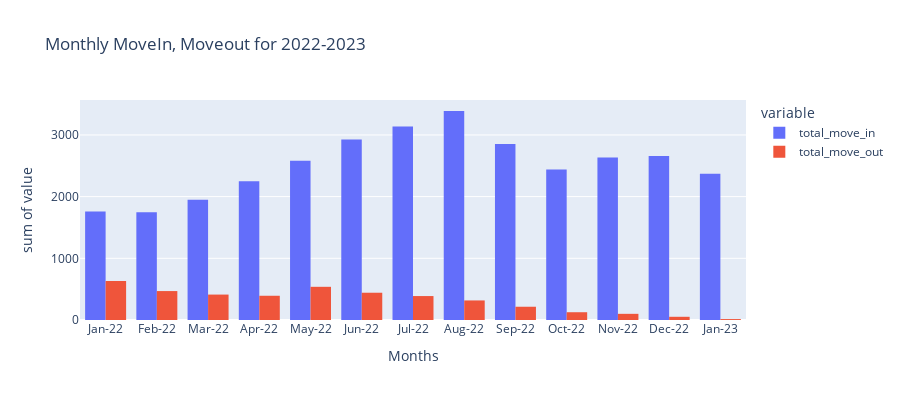

Write notebook code for a chart like this one.
### Code cell
fig = px.histogram(pandasDF, x="start_month_year", y=["total_move_in", "total_move_out" ], 
                   title='Monthly MoveIn, Moveout for 2022-2023',
                   labels={
                     "start_month_year": "Months",
                     "total_move_in": "MoveIn",
                     "total_move_out": "MoveOut"
                 },
                   barmode='group', height=400)
fig.show()

### Figure 1 — Plotly figure (JSON) as saved in the notebook; plotly's stock layout.template omitted (floating-point values rounded to 4 significant figures)
{"data": [{"alignmentgroup": "True", "bingroup": "x", "histfunc": "sum", "hovertemplate": "variable=total_move_in<br>Months=%{x}<br>sum of value=%{y}<extra></extra>", "legendgroup": "total_move_in", "marker": {"color": "#636efa", "pattern": {"shape": ""}}, "name": "total_move_in", "offsetgroup": "total_move_in", "orientation": "v", "showlegend": true, "type": "histogram", "x": ["Jan-22", "Feb-22", "Mar-22", "Apr-22", "May-22", "Jun-22", "Jul-22", "Aug-22", "Sep-22", "Oct-22", "Nov-22", "Dec-22", "Jan-23"], "xaxis": "x", "y": [1759, 1745, 1950, 2251, 2580, 2924, 3137, 3388, 2852, 2441, 2635, 2658, 2370], "yaxis": "y"}, {"alignmentgroup": "True", "bingroup": "x", "histfunc": "sum", "hovertemplate": "variable=total_move_out<br>Months=%{x}<br>sum of value=%{y}<extra></extra>", "legendgroup": "total_move_out", "marker": {"color": "#EF553B", "pattern": {"shape": ""}}, "name": "total_move_out", "offsetgroup": "total_move_out", "orientation": "v", "showlegend": true, "type": "histogram", "x": ["Jan-22", "Feb-22", "Mar-22", "Apr-22", "May-22", "Jun-22", "Jul-22", "Aug-22", "Sep-22", "Oct-22", "Nov-22", "Dec-22", "Jan-23"], "xaxis": "x", "y": [632, 469, 412, 393, 538, 442, 388, 317, 215, 126, 100, 52, 15], "yaxis": "y"}], "layout": {"barmode": "group", "height": 400, "legend": {"title": {"text": "variable"}, "tracegroupgap": 0}, "title": {"text": "Monthly MoveIn, Moveout for 2022-2023"}, "xaxis": {"anchor": "y", "domain": [0, 1], "title": {"text": "Months"}}, "yaxis": {"anchor": "x", "domain": [0, 1], "title": {"text": "sum of value"}}}}
